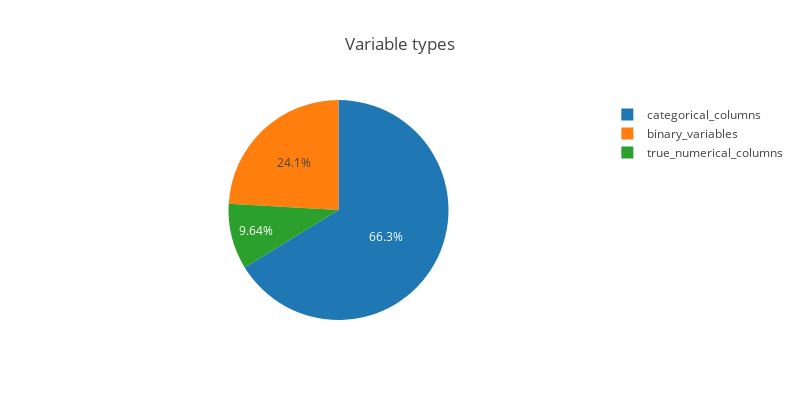

Here is the notebook cell this chart was saved with:
### Markdown cell above
### 2.3 Exploratory Data Analysis

First, let's examine the distribution of data types in the dataset.

### Code cell
variables = {
    'categorical_columns': len(categorical_columns),
    'binary_variables': len(binary_variables),
    'true_numerical_columns': len(true_numerical_columns)
}
pie_trace = go.Pie(labels=list(variables.keys()), values=list(variables.values()))
layout = dict(title= "Variable types", height=400, width=800)
fig = dict(data=[pie_trace], layout=layout)
iplot(fig)

### Figure 1 — Plotly figure (JSON) as saved in the notebook; plotly's stock layout.template omitted (floating-point values rounded to 4 significant figures)
{"data": [{"labels": ["categorical_columns", "binary_variables", "true_numerical_columns"], "type": "pie", "uid": "57c82156-9c26-4a11-90ce-db9a95e7da5e", "values": [55, 20, 8]}], "layout": {"height": 400, "title": "Variable types", "width": 800}}
